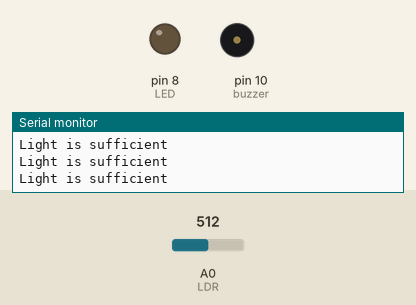
This sketch was run on a simulated Arduino Uno, built with avr-gcc and run on an emulated ATmega328P. Shown: output pins drawn as LEDs (lit = HIGH), buzzer (waves = sounding), the last lines printed to the serial monitor. Inputs (shaded band) come from the test bench; at power-on: A0 (LDR) = 512.

Above: at 1.2 s.
1.3 s: A0 (LDR) set to 318
2.8 s: A0 (LDR) set to 289
At 3.2 s:
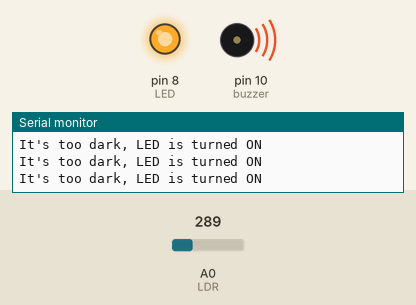
Timing chart, 0 to 5.8 s (numbered marks = the images above; inputs shaded):
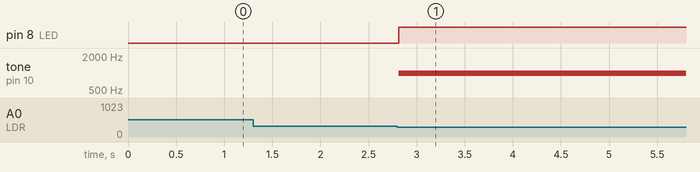

The sketch:

LDR.ino
```cpp
const int LED = 8;   //the number of the LED pin
const int LDR = A0;  //the number of the LDR pin
const int buzzer = 10; // the number of buzzer pin


void setup() {

  Serial.begin(9600);
  pinMode(LED, OUTPUT);  //initialize the LED pin as an output
  pinMode(LDR, INPUT);   //initialize the LDR pin as an input
  pinMode(buzzer, OUTPUT); // initialize the buzzer pin as output
}

void loop() {

  int ldrStatus = analogRead(LDR);   //read the status of the LDR value

  //check if the LDR status is <= 300
  //if it is, the LED is HIGH

   if (ldrStatus <=300) {

    digitalWrite(LED, HIGH);               //turn LED on
    tone(buzzer, 1000); // triggers buzzer to 1000 Hz frequency
    Serial.println("It's too dark, LED is turned ON"); // print msg on serial monitor

   }
  else {

    digitalWrite(LED, LOW);          //turn LED off
    noTone(buzzer); // turns buzzer off
    Serial.println("Light is sufficient"); // prints msg on serial monitor
  }
}
```

Measured:
- the behaviour switches between 301 and 300 on A0 (LDR) (found by bisection; images 0 and 1)
- after the input at 2.8 s, pin 8 (LED): LOW → HIGH at once; tone on pin 10 (buzzer): silent → 1000 Hz at once
